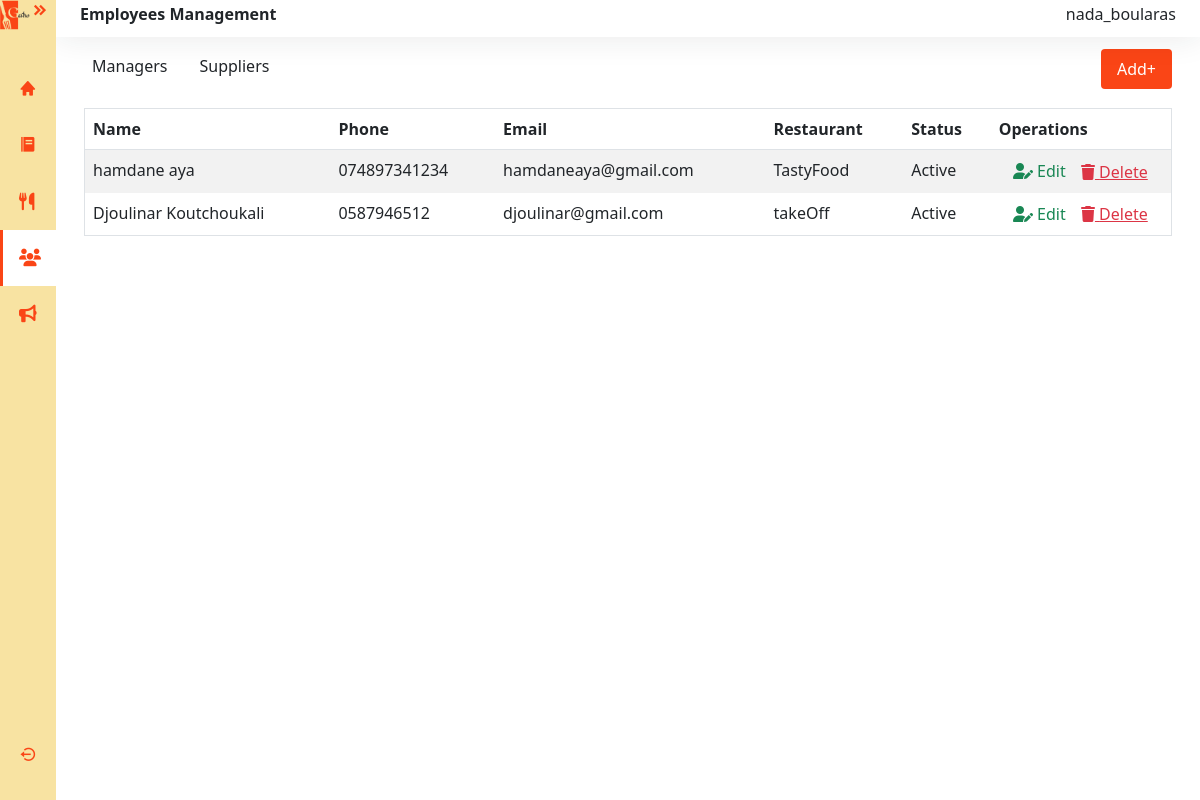
Screenshot of /restaurant/employees/ (signed in) with the database file from the repository.
### restaurant/models.py (models this page shows, shortened)
class User(AbstractUser):
    USER_TYPES = (
        ('PDG', 'PDG'),
        ('MANAGER', 'Manager'),
        ('CHEF', 'Chef'),
        ('SERVER', 'Server'),
        ('DELIVERY', 'Delivery Person'),
        ('CLIENT', 'Client'),
        ('SUPPLIER', 'Supplier'),
    )
    user_type = models.CharField(max_length=10, choices=USER_TYPES)
    phone = models.CharField(max_length=20)
    groups = models.ManyToManyField(
        'auth.Group',
        verbose_name='groups',
        blank=True,
        help_text='The groups this user belongs to.',
        related_name="restaurant_user_groups",
        related_query_name="restaurant_user",
    )
    user_permissions = models.ManyToManyField(
        'auth.Permission',
        verbose_name='user permissions',
        blank=True,
        help_text='Specific permissions for this user.',
        related_name="restaurant_user_permissions",
        related_query_name="restaurant_user",
    )

class Manager(models.Model):
    user = models.OneToOneField(
        User,
        on_delete=models.CASCADE,
        primary_key=True,
        null=False,
        blank=False,
    )
    created_at = models.DateField(auto_now_add=True)
    status = models.CharField(max_length=10, choices=EmployeeStatus.choices)
    restaurant = models.OneToOneField(Restaurant, on_delete=models.CASCADE, related_name='manager')
    class Meta:
        constraints = [
            models.UniqueConstraint(
                fields=['restaurant'],
                name='unique_restaurant_manager',
                condition=models.Q(status='active'),
                violation_error_message="This restaurant already has an active manager."
            )
        ]

class Restaurant(models.Model):
    name = models.CharField(max_length=100)
    address = models.CharField(max_length=255)
    city = models.CharField(max_length=100)
    phone = models.CharField(max_length=20)
    email = models.EmailField()
    image = models.ImageField(upload_to='restaurant_images/', blank=True, null=True)

### restaurant/views.py (the view)
# urls.py: path('employees/', views.employee_list, name='employee_list'),
@pdg_required
def employee_list(request):
    highlight_manager = request.GET.get('highlight')
    managers = Manager.objects.select_related('user', 'restaurant').all()
    suppliers = Supplier.objects.select_related('user').all()
    return render(request, 'pdg/employees.html', {
        'managers': managers,
        'suppliers': suppliers,
        'highlight_manager': highlight_manager
    })

### templates/pdg/employees.html (shortened to what this page needs)
{% extends 'pdg/base.html' %}
{% load static %}
{% block extra_css %}
<link rel="stylesheet" href="https://cdnjs.cloudflare.com/ajax/libs/twitter-bootstrap/5.3.0/css/bootstrap.min.css">
<link rel="stylesheet" href="https://cdn.datatables.net/2.2.2/css/dataTables.bootstrap5.css">
<link rel="stylesheet" href="{% static 'styles/pdg/employee.css'%}">
{% endblock %}
{% block employees_active %}activate{% endblock %}
{% block content %}
<div class="main bg-white">
  <nav class="navbar navbar-expand bg-basic d-flex justify-content-between">
    <h6 class="fw-bold">Employees Management</h6>
    <h6>{{ request.session.display_username }}</h6>
  </nav>
  <main class="content px-3 py-1">
    <div class="container mt-2 mb-4">
      <div class="d-flex justify-content-between align-items-start mb-3">
        <div class="d-flex align-items-center" id="list-employee-manager">
          <h6 class="me-3" id="managers-btn">Managers</h6>
          <h6 class="me-3" id="suppliers-btn">Suppliers</h6>
        </div>
        <a href="{% url 'add_employee' %}" id="btn">Add<span>+</span></a>
      </div>
      <div class="table-responsive" id="manager">
        <table id="managers-table" class="table table-striped border" style="width:100%">
          <thead>
              <tr>
                  <th>Name</th>
                  <th>Phone</th>
                  <th>Email</th>
                  <th>Restaurant</th>
                  <th>Status</th>
                  <th>Operations</th>
              </tr>
          </thead>
          <tbody>
            {% for manager in managers %}
            <tr>
              <td>{{ manager.user.get_full_name }}</td>
              <td>{{ manager.user.phone }}</td>
              <td>{{ manager.user.email }}</td>
              <td>{{ manager.restaurant.name }}</td>
              <td>{{ manager.get_status_display }}</td>
              <td class="d-flex justify-content-evenly align-items-center">
                <a href="{% url 'edit_employee' manager.user.pk %}" class="text-success">
                  <i class="fa-solid fa-user-pen"></i> Edit
                </a>
                <form action="{% url 'delete_manager' manager.pk %}" method="post" onsubmit="return confirm('Are you sure you want to delete this manager?');">
                  <button type="submit" class="btn btn-link text-danger p-0 m-0">
                    <i class="fa-solid fa-trash"></i> Delete
                  </button>
                </form>
              </td>
            </tr>
            {% endfor %}
          </tbody>
        </table>
      </div>
    </div>
  </main>
</div>
{% endblock %}

### static/styles/pdg/base.css (style rules this page uses)
:root { --mainColor:#FA4516; --secondColor:#F8E3A2; }
.main { display: flex; flex-direction: column; min-height: 100vh; width: 100%; overflow: hidden; transition: all 0.25s ease-in-out; background-color: rgb(255, 255, 255); margin-left: 3.5rem; padding:0rem; }

### static/styles/pdg/employee.css (style rules this page uses)
:root { --mainColor:#FA4516; --secondColor:#F8E3A2; }
.navbar { background-color: white; box-shadow:0 0 2rem 0 rgba(33, 37,41 , .1) ; padding: 0.3rem 1.5rem; }
#btn { padding: 0.5rem 1rem; background-color: var(--mainColor); color: white; border: none; border-radius: 0.25rem; font-size: 1rem; text-decoration: none; }
td { border: 0; }
td a { text-decoration: none; }
div#manager, div#supplier { overflow-x:auto; margin: 0rem; }
h6 { transition: color 0.3s; cursor: pointer; }
.me-3 { padding: .5rem; }

### rows the page displays
User: session.display_username "nada_boularas"
Manager: user.get_full_name "hamdane aya", user.phone "074897341234", user.email "hamdaneaya@gmail.com", restaurant.name "TastyFood", status "Active"
Manager: user.get_full_name "Djoulinar Koutchoukali", user.phone "0587946512", user.email "djoulinar@gmail.com", restaurant.name "takeOff", status "Active"
